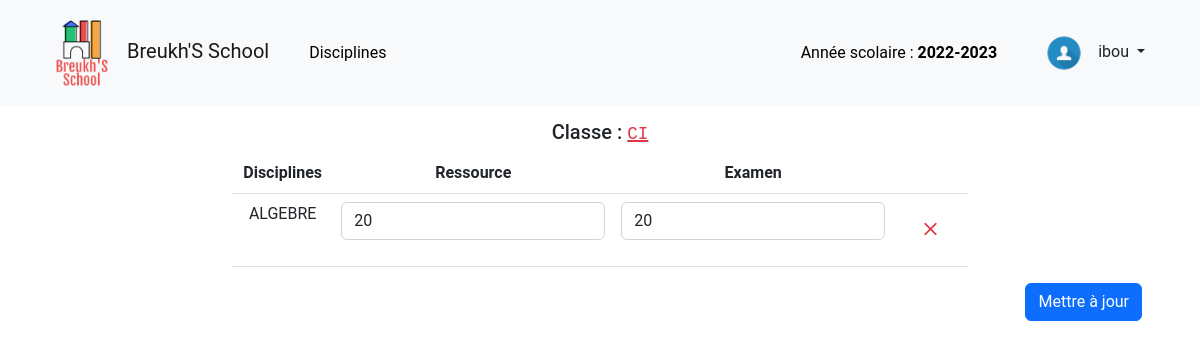
Page /classe/coef/26 (signed in) on the committed database.
### tables this page shows
CREATE TABLE `classes` (
  `id` int NOT NULL,
  `libelle` varchar(255) NOT NULL,
  `id_niveau` int NOT NULL,
  `supprime` tinyint(1) NOT NULL DEFAULT '0'
);

CREATE TABLE `disciplines` (
  `id` int NOT NULL,
  `id_groupe` int NOT NULL,
  `nom` varchar(255) NOT NULL,
  `code` varchar(255) NOT NULL
);

CREATE TABLE `classes_disciplines` (
  `id` int NOT NULL,
  `id_classe` int NOT NULL,
  `id_discipline` int NOT NULL,
  `id_annee` int NOT NULL,
  `max_ressource` float NOT NULL DEFAULT '0',
  `max_examen` float NOT NULL DEFAULT '0'
);

### core/Controller.php (called while the page is built, shortened)
<?php
class Controller
{
    public function render(
        string $file,
        array $data = [],
        string $layout = NULL,
        bool $minify = false,
        array $scripts = []
    ): string {
        require_once "{$GLOBALS['viewsPath']}/$file.html.php";
        $result = ob_get_clean();
        return $result;
    }
}

### core/Router.php (called while the page is built, shortened)
<?php
class Router
{
    private static array $paths;
    public static string $namespace;
    public static function loadConfig(array $config)
    {
        foreach ($config as $route => $data)
            self::$paths[$route] = self::combine($data);
    }
    public static function execute()
    {
        [$method, $uri] = array_values(Helpers::resolveRequest());
        $ns = self::$namespace;
        if ($match = self::match($uri)) {
            $class           = $match['class'];
            $action          = $match['action'];
            $request_methods = $match['request_methods'];
            $args = '';
            if (isset($match['arg'])) {
                foreach ($match['arg'] as $name => $value) {
                    $args .= "$name:'$value',";
                }
            }
            if (
                empty($request_methods) ||
                (!empty($request_methods) && in_array($method, $request_methods))
            ) {
                eval("use $ns\\$class;(new $class())->$action($args);");
                return;
            }
        }
    }
    public static function getURLs()
    {
        $urls = [];
        foreach (self::$paths as $path => $values) {
            if (!empty($values['name']))
                if ($pos = strpos($path, '{')) {
                    $path = substr($path, 0, $pos);
                }
            $urls[$values['name']] = $path;
        }
        return $urls;
    }
    private static function match(string $uri): array|false
    {
        if (isset(self::$paths[$uri])) {
            return self::$paths[$uri];
        } else {
            foreach (self::$paths as $path => $data) {
                $parts    = Helpers::explodeUrl($path);
                $uriParts = Helpers::explodeUrl($uri);
                if (count($parts) !== count($uriParts)) {
                    continue;
                }
                for ($i = 0, $c = count($parts); $i < $c; $i++) {
                    if ($parts[$i] !== '') {
                        if ($parts[$i][0] !== '{' || substr($parts[$i], -1) !== '}') {
                            if (strtolower($uriParts[$i]) !== strtolower($parts[$i])) {
                                $tmp = true;
                                break;
                            }
                        } else {
                            $data['arg'][substr($parts[$i], 1, -1)] = $uriParts[$i];
                        }
                    } else {
                        $tmp = true;
                        continue;
                    }
                }
                return $data;
            }
            return false;
        }
    }
    private static function combine(array $data): array
    {
        extract($data);
        $handler = explode('@', $handler);
        $methods = array_map(function ($item) {
            return strtoupper($item);
        }, $methods ?? []);
        return array_combine(
            [
                'name',
                'class',
                'action',
                'request_methods',
                'title'
            ],
            [$name, $handler[0], $handler[1], $methods, $title ?? NULL]
        );
    }
}

### public/index.php (called while the page is built, shortened)
<?php
\Core\Router::execute();

### core/Database.php (called while the page is built, shortened)
<?php
class Database
{
    private PDO $pdo;
    public function __construct(
        string $dbname,
        string $host = 'localhost',
        string $user = 'root',
        string $password = ''
    ) {
        try {
            $this->pdo = new PDO("mysql:dbname=$dbname;dbhost=$host", $user, $password);
            $this->pdo->setAttribute(PDO::ATTR_DEFAULT_FETCH_MODE, PDO::FETCH_ASSOC);
        }
        catch (\PDOException $e) {
            echo $e->getMessage();
        }
    }
    public function pexec(
        string $query,
        array $values = [],
        string $fetchMethod = NULL
    ): mixed {
        $stmt = $this->pdo->prepare($query);
        $val = $stmt->execute($values);
        if ($fetchMethod) {
            return $stmt->$fetchMethod();
        }
        return $val;
    }
}

### src/Model/ClassesModel.php (called while the page is built, shortened)
<?php
class ClassesModel
{
    private Database $db;
    public function __construct(Database $db)
    {
        $this->db = $db;
    }
    public function getClasseNiveau(int $classeId)
    {
        return $this->db->pexec(
            'SELECT n.* FROM niveaux AS n
            JOIN classes AS c ON c.id_niveau = n.id
            AND c.id = ?',
            [$classeId],
            'fetch'
        );
    }
    public function getClasseById(int $id)
    {
        return $this->db->pexec(
            "SELECT * FROM classes WHERE id = ? AND supprime = 0",
            [$id],
            'fetch'
        );
    }
}

### src/Model/SubjectsModel.php (called while the page is built, shortened)
<?php
class SubjectsModel
{
    private Database $db;
    public function __construct(Database $db)
    {
        $this->db = $db;
    }
    public function getClasseSubjects(int $classeId)
    {
        return $this->db->pexec(
            'SELECT d.* FROM disciplines AS d
            JOIN classes_disciplines AS cd ON cd.id_discipline = d.id
            JOIN classes ON cd.id_classe = classes.id
            AND classes.id = ?',
            [$classeId],
            'fetchAll'
        );
    }
    public function getSubjectCoef(array $datas)
    {
        return $this->db->pexec(
            'SELECT max_ressource, max_examen FROM classes_disciplines
            WHERE id_discipline = ?
            AND id_classe = ?
            AND id_annee = ?',
            [
                $datas['subjectId'],
                $datas['classeId'],
                $datas['yearId'],
            ],
            'fetch'
        );
    }
}

### src/BaseController.php (called while the page is built, shortened)
<?php
class BaseController extends Controller
{
    public function __construct()
    {
        $this->db = new Database(
            dbname: 'gnotes',
            user: 'isyll',
            password: 'xCplm_'
        );
        $this->subjectsModel    = new SubjectsModel($this->db);
    }
}

### view/classe-coef.html.php (the view, shortened to what this page needs)
<header>
    <?php include 'parts/navbar.html.php' ?>
</header>
<div class="container">
    <div>
        <div class="row">
            <h5 class="col-6 mx-auto text-center">Classe : <a class=" text-danger"
                    href="<?= $urls['list-students'] . $niveau['id'] . '/' . $classe['id'] ?>"><code><?= $classe['libelle'] ?></code></a>
            </h5>
        </div>
        <div class=" row">
            <div class="col-8 m-auto">
                <table class=" table table-hover" id="coefsTable">
                    <thead>
                        <tr>
                            <th scope="col">Disciplines</th>
                            <th scope="col">Ressource</th>
                            <th scope="col">Examen</th>
                            <th scope="col"></th>
                        </tr>
                    </thead>
                    <tbody>
                        <?php foreach ($subjects as $s): ?>
                            <tr>
                                <td>
                                    <?= $s['nom'] ?>
                                </td>
                                <td>
                                    <input type="number" class="inputCoef form-control" name="<?= $s['code'] ?>"
                                        typeMax="max_ressource"
                                        value="<?= $s['coef']['max_ressource'] != 0 ? $s['coef']['max_ressource'] : '' ?>" />
                                </td>
                                <td>
                                    <input type="number" class="inputCoef form-control" name="<?= $s['code'] ?>"
                                        typeMax="max_examen"
                                        value="<?= $s['coef']['max_examen'] != 0 ? $s['coef']['max_examen'] : '' ?>" />
                                </td>
                                <td>
                                    <form action="<?= $urls['delete-classe-subject'] ?>" method="post">
                                        <button type="submit" class="delete-btn btn btn-link" data-bs-toggle="modal"
                                            data-bs-target="#deleteClasseSubject">
                                            <a href="#" data-bs-toggle="tooltip" data-bs-title="Supprimer">
                                                <i class="text-danger bi bi-x fs-3 fw-bolder"></i>
                                            </a>
                                        </button>
                                    </form>
                                </td>
                            </tr>
                        <?php endforeach ?>
                    </tbody>
                </table>
            </div>
        </div>
        <div class="d-flex justify-content-end">
            <button id="updateCoefsBtn" type="submit" class="btn btn-primary ms-auto me-3">Mettre à jour</button>
        </div>
    </div>
</div>

### public/css/custom.css (style rules this page uses)
body { padding-top: 120px; }

### view/layout.html.php (style rules this page uses)
* { font-family: 'Roboto', Calibri, sans-serif; }

### rows in the picture
classes: libelle "CI"
disciplines: nom "ALGEBRE"
classes_disciplines: max_ressource "20", max_examen "20"

### other values in the picture
$GLOBALS['siteName'] "Breukh'S School"
$currentYear "2022-2023"
$userInfos['username'] "ibou"
